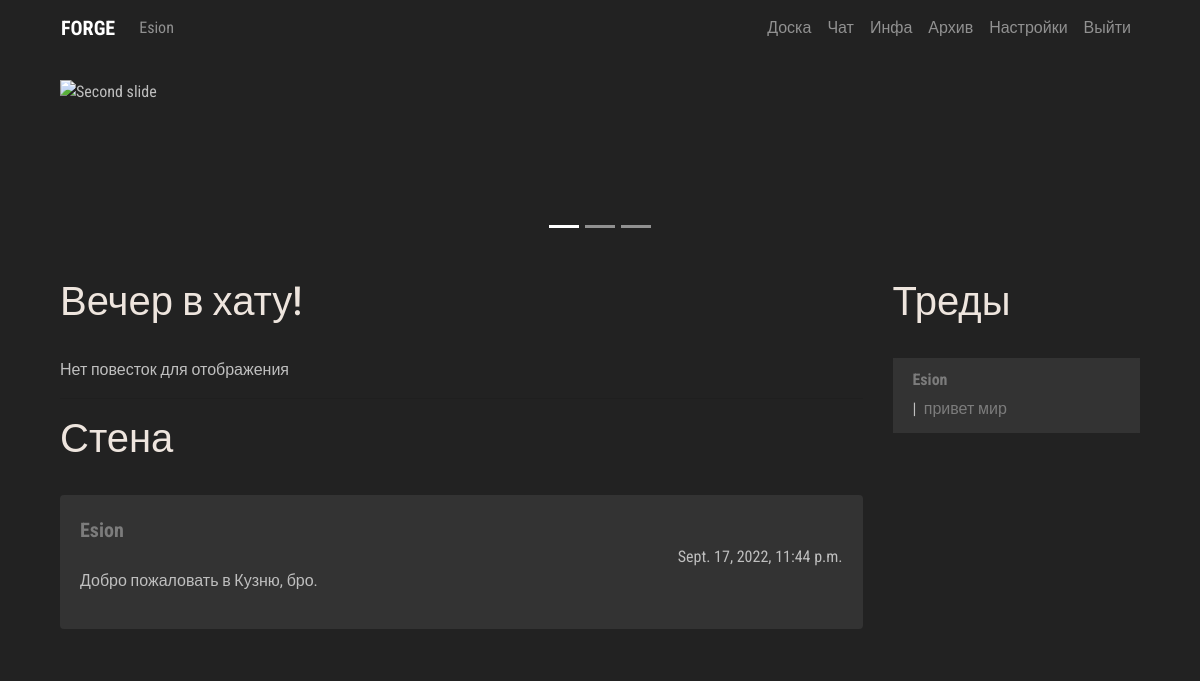
Before: /manager/me/ (signed in) with the older database file.
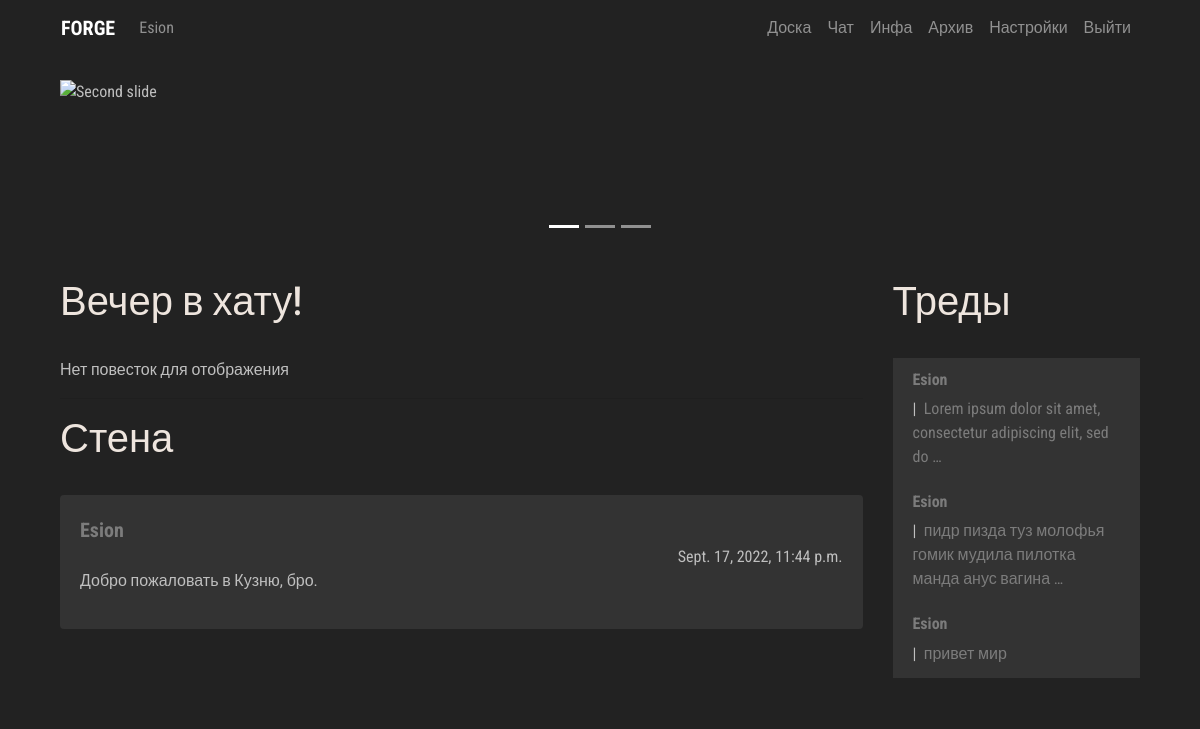
After: the same page with the newer database file.
### manager/models.py (models this page shows, shortened)
class UserPublicPost(models.Model):
    post_author = models.ForeignKey(User, on_delete=models.CASCADE)
    post_text = models.CharField('Post text', max_length=250)
    post_date = models.DateTimeField('Post date', auto_now=True)
    language_code = models.IntegerField(null=True, blank=True, default=0)

### board/models.py (models this page shows, shortened)
class Thread(models.Model):
    def was_published_recently(self):
        now = timezone.now()
        return now - datetime.timedelta(days=1) <= self.pub_date <= now
    thread_title = models.CharField('Thread title', max_length=100)
    thread_text = models.TextField('Thread text', max_length=10000)
    pub_date = models.DateTimeField('Date published', auto_now=True)
    CATEGORY_CHOICES = [('Random', 'Random'), ('Broadcast', 'Broadcast'), ('Animation', 'Animation'), ('Artwork', 'Artwork'), ('Cinematics', 'Cinematics'), ('Videogames', 'Videogames')]
    category = models.CharField(max_length=100, choices=CATEGORY_CHOICES)
    thread_author = models.ForeignKey(User, on_delete=models.CASCADE)
    was_published_recently.admin_order_field = 'pub_date'
    was_published_recently.boolean = True
    was_published_recently.short_description = 'Published recently?'
    thread_pic = models.ImageField(upload_to=user_thread_directory_path, blank=True, null=True)
    language_code = models.IntegerField(blank=True, null=True, default=0)

### manager/views.py (the view)
# urls.py: path('me/', views.meview, name='me'),
def meview(request):
    language_key = Hikka.objects.get(user=request.user.id).language_code
    latest_threads = Thread.objects.filter(language_code=language_key).order_by('-pub_date')[:10]
    latest_posts = UserPublicPost.objects.filter(language_code=language_key).order_by('-post_date')[:10]
    admin_posts = AdminPublicPost.objects.filter(language_code=language_key).order_by('-post_date')[:10]
    loc = UI
    if request.user.is_authenticated:
        loc_option = Hikka.objects.get(user=request.user.id).language_code
    else:
        loc_option = 0
    headers = Headers
    errors = Errors
    me = Me
    context = {
        'me': me,
        'headers': headers,
        'errors': errors,
        'lang': loc_option,
        'UI': loc,
        'threads': latest_threads,
        'posts': latest_posts,
        'admins': admin_posts
    }
    return render(request, 'me.html', context)

### board/templatetags/loc_extra.py (called while the page is built)
@register.filter
def return_item(l, i):
    try:
        return l[i]
    except:
        return None

@register.filter
def random_message(l, i):
    try:
        return Me.greet(i)
    except:
        return None

### loc/Me.py (called while the page is built)
def greet(language_code):
    if language_code == 0:
        return WELCOME_RANDOM_EN[randint(0, 3)]
    elif language_code == 1:
        return WELCOME_RANDOM_RU[randint(0, 3)]

### manager/templates/me.html (shortened to what this page needs)
{% extends 'hat.html' %}
{% block content %}
{% load loc_extra %}
            <div class="row col-">
               <div class=" col-lg-9 col- content">
                  <br>
                  <div class="trds">
                     <main class="contentd" role="main">
                        <header>
                           <h1 data-text="{{ me.greet|random_message:lang }}">{{ me.greet|random_message:lang }}
                           </h1>
                        </header>
                     </main>
                  </div>
                  <br>
                  {% if admins %}
                  {% for admin in admins %}
                  <div class="card">
                     <div class="card-body">
                        <h4 class="card-title">
                           <p class="article"> {{ admin.post_title }} </p>
                        </h4>
                        {{ admin.post_text|linebreaks }}
                        <div class="d-flex flex-row-reverse">{{ admin.post_date }}</div>
                     </div>
                  </div>
                  <br />
                  {% endfor %}
                  {% else %}
                  {{ errors.NO_AGENDA_POSTS|return_item:lang }}
                  {% endif %}
                  <br>
                  <hr>
                  <div class="trds">
                     <main class="contentd" role="main">
                        <header>
                           <h1 data-text="{{ headers.PUBLIC_MESSAGES|return_item:lang }}">{{ headers.PUBLIC_MESSAGES|return_item:lang }}
                           </h1>
                        </header>
                     </main>
                  </div>
                  <br>
                  {% if posts %}
                  {% for post in posts %}
                  <div class="card">
                     <div class="card-body">
                              <a class="article" href="{% url 'Board:guest' post.post_author%}"> {{ post.post_author }}</a>
                        <div class="d-flex flex-row-reverse">{{ post.post_date }}</div>
                        {{ post.post_text|linebreaks }}
                     </div>
                  </div>
                  <br />
                  {% endfor %}
                  {% else %}
                  {{ errors.NO_PUBLIC_MESSAGES|return_item:lang }}
                  {% endif %}
               </div>
               <div class=" col-lg-3 col- left-sidebar">
                  <br>
                  <div class="trds">
                     <main class="contentd" role="main">
                        <header>
                           <h1 data-text="{{ headers.THREADS|return_item:lang }}">{{ headers.THREADS|return_item:lang }}
                           </h1>
                        </header>
                     </main>
                  </div>
                  <br>
                  {% if threads %}
                  <ul class="list-group">
                     {% for thread in threads %}
                     <li class="list-group-item">
                        <h6> <a class="userlk" href="{% url 'Board:guest' thread.thread_author %}">
                        {{ thread.thread_author }}</a> </h6>
                        |&nbsp;<a href="{% url 'Board:thread' thread.id %}"> {{ thread.thread_text|truncatewords:10 }}  </a>
                     </li>
                     {% endfor %}
                  </ul>
                  {% else %}
                  {{ errors.NO_THREADS|return_item:lang }}
                  {% endif %}
                  <br>
               </div>
            </div>
{% endblock %}

### board/templates/hat.html (shortened to what this page needs)
<!DOCTYPE html>
{% load loc_extra %}
<html lang="en"><head>
	<link rel="stylesheet" href="https://stackpath.bootstrapcdn.com/bootstrap/4.3.1/css/bootstrap.min.css">
     {% load static %}
    <link rel="stylesheet" href=" {% static 'css/master.css' %} " type="text/css">
  </head>
  <body>
<div class="container">
   <nav class="navbar navbar-expand-lg navbar-dark" style="background-color: #222222;">
  <div class="collapse navbar-collapse" id="navbarTogglerDemo01">
    <a class="navbar-brand" href="{% url 'Manager:me' %}"><b>FORGE</b></a>
    <ul class="navbar-nav mr-auto mt-2 mt-lg-0">
    {% if user.is_authenticated %}
         <li class="nav-item">
           <a class="nav-link" href="{% url 'Board:user' %}">{{ user.username }}</a>
      </li>
        {% else %}
        <li class="nav-item">
        <a class="nav-link" href="{% url 'Manager:login' %}">{{ UI.LOG_IN|return_item:lang }}</a>
      </li>
        {% endif %}
    </ul>
     <ul class="navbar-nav  mt-2 mt-lg-0">
      <li class="nav-item">
        <a class="nav-link" href="{% url 'Board:board' %}">{{ UI.BOARD|return_item:lang }}</a>
      </li>
      <li class="nav-item">
        <a class="nav-link" href="{% url 'Chat:chat' %}">{{ UI.CHAT|return_item:lang }}</a>
      </li>
      <li class="nav-item">
        <a class="nav-link" href="{% url 'Paper:info' %}">{{ UI.INFO|return_item:lang }}</a>
      </li>
      <li class="nav-item">
        <a class="nav-link" href="{% url 'Archive:index' %}">{{ UI.ARCHIVE|return_item:lang }}</a>
      </li>
      <li class="nav-item">
        <a class="nav-link" href="#">{{ UI.SETTINGS|return_item:lang }}</a>
      </li>
      <li class="nav-item">
        <a class="nav-link" href="{% url 'Manager:logout' %}">{{ UI.LOG_OUT|return_item:lang }}</a>
      </li>
    </ul>
  </div>
</nav>
<div class="col-lg-12 head-block"><br>
<div id="carouselExampleControls" class="carousel slide" data-ride="carousel">
     <ol class="carousel-indicators">
    <li data-target="#carouselExampleControls" data-slide-to="0" class="active"></li>
    <li data-target="#carouselExampleControls" data-slide-to="1"></li>
    <li data-target="#carouselExampleControls" data-slide-to="2"></li>
  </ol>
  <div class="carousel-inner">
    <div class="carousel-item active">
      <img class="d-block w-100" src="{% static 'imgs/go.png' %}" alt="Second slide" height="150px">
    </div>
  </div>
<br>
</div>
{% block content %} {% endblock %}
<br>
    </div>
</div>
</body>
</html>

### static/css/master.css (style rules this page uses)
.head-block,.top-menu,.top-material,.left-sidebar,.content { background:#222222; margin-bottom:5px; }
.head-block { height:40px; }
.content { border: none; }
.head-block { height:150px; background:right center no-repeat; }
.card { background: #333333; border: none; }
.list-group, .list-group-item { background: #333333; border: none; }
.userlk { font-weight: bold; }
.article { font-weight: bold; font-size: 20px; }
body { font-family: 'Roboto Condensed', sans-serif; font-size: initial; }
a { color: #7c7c7c; font-size: initial; }
body { background: #222; color: #bfbfbf; }
.contentd header h1 { position:relative;color:#eee5de }
.contentd header h1:after, .contentd header h1:before { position:absolute;top:0;overflow:hidden;clip:rect(0,100vw,0,0);content:attr(data-text);background: #a9a9a9 }
.contentd header h1:before { left:-1vmin;animation:noise 7s infinite steps(3,end) alternate-reverse;color:#71fcff;text-shadow:.4vmin 0 #00f,-.2vmin 1vmin red }
.contentd header h1:after { left:1vmin;animation:noise-alt 5s infinite steps(3,end) alternate-reverse;color:#ff9eed;text-shadow:-2vmin 0 #ff0,.1vmin -1vmin #00f }
.trds { background: #none; }

Changed rows visible on the page:
added Thread: thread_author "Esion", thread_text "Lorem ipsum dolor sit amet, consectetur adipiscing elit, sed do …"
added Thread: thread_author "Esion", thread_text "пидр пизда туз молофья гомик мудила пилотка манда анус вагина …"
